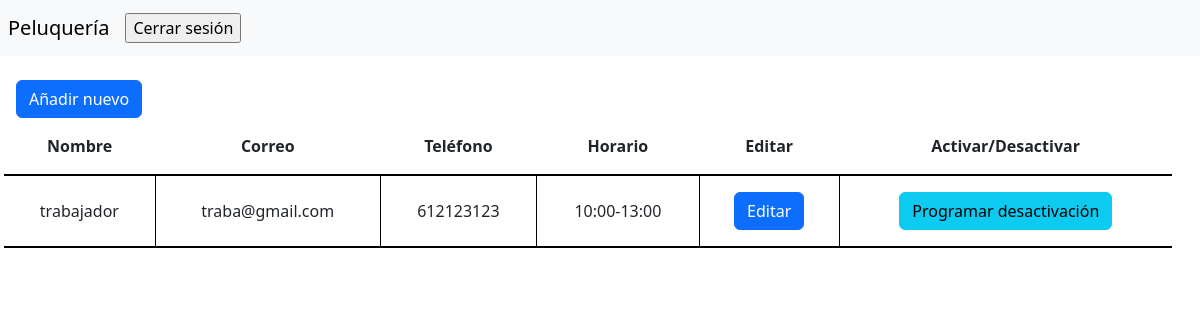
Page /php/empleados.php (signed in) on the committed database.
### tables this page shows
CREATE TABLE `trabaja` (
  `empleado` bigint(20) NOT NULL,
  `m_inicio` time DEFAULT NULL,
  `m_fin` time DEFAULT NULL,
  `t_inicio` time DEFAULT NULL,
  `t_fin` time DEFAULT NULL
);

CREATE TABLE `personas` (
  `id` bigint(20) NOT NULL,
  `nombre` varchar(75) NOT NULL,
  `correo` varchar(75) NOT NULL,
  `telefono` char(9) NOT NULL,
  `tipo` bigint(20) NOT NULL,
  `pass` varchar(20) NOT NULL,
  `activo` tinyint(4) NOT NULL DEFAULT 1,
  `f_inicio` date DEFAULT NULL,
  `f_fin` date DEFAULT NULL
);

### php/empleados.php (the view, shortened to what this page needs)
<?php
    require_once "functions.php";
?>
<!DOCTYPE html>
<html lang="en">
<head>
    <link href="https://cdn.jsdelivr.net/npm/bootstrap@5.3.0-alpha3/dist/css/bootstrap.min.css" rel="stylesheet">
    <link rel="stylesheet" href="../estilos.css">
</head>
<body id="empleados">
    <?php
        printMenu();
    ?>
    <section class="tabla-empleados container-fluid px-sm-3 px-0 mt-4 row">
        <div>
            <button type="button" class="btn btn-primary" data-bs-toggle="modal" data-bs-target="#exampleModal" data-bs-whatever="Añadir nuevo">Añadir nuevo</button>
        </div>
        <table>
            <thead>
                <th>Nombre</th>
                <th>Correo</th>
                <th>Teléfono</th>
                <th>Horario</th>
                <th>Editar</th>
                <th>Activar/Desactivar</th>
            </thead>
            <tbody>
                <?php
                    getEmployees();
                ?>
            </tbody>
        </table>
    </section>
</body>
</html>

### php/functions.php (shortened to what this page needs)
<?php
function createConnection(){
    $con = new mysqli('localhost', 'root', '', 'peluqueria');
    $con->set_charset('utf8');
    return $con;
}
function printMenu(){
    if(isset($_SESSION["user"])){
        if($_SESSION["user"] == "admin@admin.com"){
            echo "<nav class=\"ps-2 navbar navbar-expand-lg navbar-light bg-light\">
                        <a class=\"navbar-brand\" href=\"#\">Peluquería</a>
                        <button class=\"navbar-toggler\" type=\"button\" data-toggle=\"collapse\" data-target=\"#navbarNav\" aria-controls=\"navbarNav\" aria-expanded=\"false\" aria-label=\"Toggle navigation\">
                            <span class=\"navbar-toggler-icon\"></span>
                        </button>
                        <div class=\"collapse navbar-collapse\" id=\"navbarNav\">
                            <ul class=\"navbar-nav\">
                            <li class=\"nav-item active\">
                                <a class=\"nav-link\" href=\"calendario.php\">Calendario</span></a>
                            </li>
                            <li class=\"nav-item\">
                                <a class=\"nav-link\" href=\"empleados.php\">Empleados</a>
                            </li>
                            <li class=\"nav-item\">
                                <a class=\"nav-link\" href=\"servicios.php\">Servicios</a>
                            </li>
                            <li class=\"nav-item\">
                                <a class=\"nav-link\" href=\"horario.php\">Horarios</a>
                            </li>
                            <li lass=\"nav-item\">
                                <form action=\"#\" method=\"post\"><input class=\"nav-link\" type=\"submit\" name=\"cerrar-sesion\" value=\"Cerrar sesión\"></form>
                            </li>
                            </ul>
                        </div>
                </nav>";
        }else{
            echo "<nav class=\"ps-2 navbar navbar-expand-lg navbar-light bg-light\">
                    <a class=\"navbar-brand\" href=\"#\">Peluquería</a>
                    <button class=\"navbar-toggler\" type=\"button\" data-toggle=\"collapse\" data-target=\"#navbarNav\" aria-controls=\"navbarNav\" aria-expanded=\"false\" aria-label=\"Toggle navigation\">
                        <span class=\"navbar-toggler-icon\"></span>
                    </button>
                    <div class=\"collapse navbar-collapse\" id=\"navbarNav\">
                        <ul class=\"navbar-nav\">
                        <li class=\"nav-item active\">
                            <form action=\"#\" method=\"post\"><input type=\"submit\" name=\"cerrar-sesion\" value=\"Cerrar sesión\"></form>
                        </li>
                        </ul>
                    </div>
                </nav>";
        }
    }else{
    }
}
function getEmployees(){
    $con = createConnection();
    $consulta = $con->query("SELECT id, nombre, correo, telefono, activo, m_inicio, m_fin, t_inicio, t_fin from personas,trabaja where id=empleado and tipo = 2");
    while($fila = $consulta->fetch_array(MYSQLI_ASSOC)){
        if(is_null($fila['m_inicio'])){
            $rango='tarde';
            $horario=cortarSeg($fila['t_inicio'])."-".cortarSeg($fila['t_fin']);
        }else if(is_null($fila['t_inicio'])){
            $rango='mañana';
            $horario=cortarSeg($fila['m_inicio'])."-".cortarSeg($fila['m_fin']);
        }else{
            $rango='dia';
            $horario=cortarSeg($fila['m_inicio'])."-".cortarSeg($fila['m_fin'])."/".cortarSeg($fila['t_inicio'])."-".cortarSeg($fila['t_fin']);
        }
        echo "<tr>
                <td>$fila[nombre]</td>
                <td>$fila[correo]</td>
                <td>$fila[telefono]</td>
                <td data-rango='$rango'>$horario</td>
                <td>
                    <button data-id='$fila[id]' type='button' class='btn btn-primary' data-bs-toggle='modal' data-bs-target='#exampleModal' data-bs-whatever='Editar'>Editar</button>
                </td>";
            if($fila["activo"] == 1){
                echo "<td class='d-flex flex-column gap-3 align-items-center'><form action=\"#\" method=\"post\">
                    <button data-id='$fila[id]' data-bs-toggle=\"modal\" data-bs-target=\"#modalDesactivar\" data-bs-whatever=\"Programar desactivacion\" class=\"btn programar-des btn-info\">Programar desactivación</button>
                    </td>";
            }else{
                echo "<td><form action=\"#\" method=\"post\">
                <input hidden name=\"id\" value=\"$fila[id]\">
                <input name=\"activar\" value=\"Activar\" type=\"submit\" class=\"btn btn-success\">
            </form></td>";
            }
            echo "</tr>";
    }
}
function cortarSeg($tiempo){
    $corte = implode(':', explode(':', $tiempo, -1));
    return $corte;
}

### estilos.css (style rules this page uses)
*,::after,::before { box-sizing: border-box; }
body { margin: 0; height: 100vh; }
#empleados .tabla-empleados { display: flex; justify-content: center }
table td,th { padding: 1rem; }
table { text-align: center }
table:not(#calendario) thead, tr { border-bottom: 2px solid black; }
#calendario th, td { border-right: 1px solid black; }
#calendario tr:last-child,td:last-child { border: none; }

### rows in the picture
trabaja: empleado.nombre "trabajador", empleado.correo "traba@gmail.com", empleado.telefono "612123123", horario "10:00-13:00"
